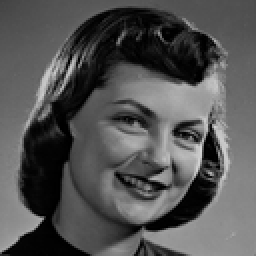
%> input picture Coursework_1/girlface.bmp, 128 x 128 px, shrunk from 512 x 512 before the run (shown 2 times larger)
$ octave --eval "CourseworkROCRegionGrowing;"   (GNU Octave 9; MATLAB toolbox functions it lacks are replaced by stand-ins)
%> lines starting %> are read from the running program, lines starting %| are printed output that depends on the picture; in (x1, y1, x2, y2) boxes, pixels count from 0 and x2, y2 are one past the last pixel; in counts of white or black regions, pixels touching at a corner belong together; the program's own positions count from 1
### Coursework_1/RegionGrowing.m
function RegionGrowingImage = RegionGrowing(Image, Seed, Threshold, NeighbourhoodSize, ShowImage)

[ImageWidth, ImageHeight] = size(Image);

BoundaryQueue = zeros(2, ImageWidth*ImageHeight, 'int32');
BoundaryQueueHead = 1;
BoundaryQueue(:, BoundaryQueueHead) = Seed;

VisitedPixels = zeros(ImageWidth, ImageHeight, 'uint8');
VisitedPixels(Seed) = 1;

while(BoundaryQueueHead ~= 0)
    CurrentPosition = BoundaryQueue(:, BoundaryQueueHead);
    BoundaryQueueHead = BoundaryQueueHead - 1;
    CurrentSample = Image(CurrentPosition(1), CurrentPosition(2));
    ShouldIncludePixel = ShouldInclude(CurrentSample, Threshold);
    if( ShouldIncludePixel == 1 )
        VisitedPixels(CurrentPosition) = 2;
        PixelNeighbourhood = GetPixelNeighbourhood(CurrentPosition(1), CurrentPosition(2), NeighbourhoodSize);
        for NeighbourPixel = 1 : NeighbourhoodSize
            NeighbourPosition = PixelNeighbourhood(NeighbourPixel, :);
            NeighbourXPosition = NeighbourPosition(1);
            NeighbourYPosition = NeighbourPosition(2);
            IsPixelPositionOK = true;
            if(NeighbourXPosition < 1 || NeighbourXPosition > ImageWidth)
                IsPixelPositionOK = false;
            end
            if(NeighbourYPosition < 1 || NeighbourYPosition > ImageHeight)
                IsPixelPositionOK = false;
            end

            if(IsPixelPositionOK == true)
                if(VisitedPixels(NeighbourXPosition, NeighbourYPosition) == 0)
                BoundaryQueueHead = BoundaryQueueHead + 1;
                BoundaryQueue(1, BoundaryQueueHead) = NeighbourXPosition;
                BoundaryQueue(2, BoundaryQueueHead) = NeighbourYPosition;
                VisitedPixels(NeighbourXPosition, NeighbourYPosition) = 1;
                end
            end
        end
    end
end
if (ShowImage == true)
    imshow(VisitedPixels >= 1);
    hold on;
    plot(Seed(1),Seed(2),'r.','MarkerSize',20);
end
RegionGrowingImage = VisitedPixels >= 1;
end

%Gets the pixels neighbourhood.
%Only supports NeighbourhoodSize 4 or 8.
% [22 lines left out: function GetPixelNeighbourhood, not called in this run]

function ShouldIncludePixel = ShouldInclude(ImageSample, Threshold)
ShouldIncludePixel = (ImageSample >= Threshold);
end

### Coursework_1/CourseworkROCRegionGrowing.m
function CourseworkROCRegionGrowing()

GirlfaceImage = imread('girlface.bmp');
%> GirlfaceImage is the input picture: size 128x128 uint8; min 0, max 214, mean 83.6
GirlfaceGroundTruth = imread('girlfaceGT.bmp');
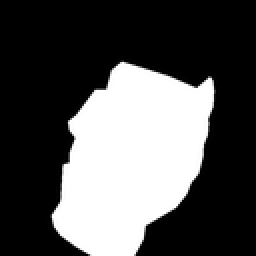
%> input picture Coursework_1/girlfaceGT.bmp, 128 x 128 px, shrunk from 512 x 512 before the run (shown 2 times larger)
%> GirlfaceGroundTruth is the input picture: size 128x128 uint8; min 0, max 255, mean 82.8
GirlfaceGroundTruth = NormaliseGroundTruthImage(GirlfaceGroundTruth);
[ImageWidth, ImageHeight] = size(GirlfaceImage);

MidWidth = int32(ImageWidth/2);
MidHeight = int32(ImageHeight/2);

ROCValues = zeros(2, 256);
TotalPositives = 0;
TotalNegatives = 0;
for ThresholdValue = 0:255
    RegionGrowingImage = RegionGrowing(GirlfaceImage, [MidWidth,MidHeight], ThresholdValue, 8, false);
    RegionGrowingImage = NormaliseGroundTruthImage(RegionGrowingImage);
    TruePositives = 0;
    TrueNegatives = 0;
    FalsePositives = 0;
    FalseNegatives = 0;
    for Column = 1 : ImageWidth
        for Row = 1 : ImageHeight
            ThresholdImageSample = uint8(RegionGrowingImage(Column, Row));
            GirlfaceGroundTruthSample = GirlfaceGroundTruth(Column, Row);

            if(GirlfaceGroundTruthSample == 255 && ThresholdImageSample == 255)
                TruePositives = TruePositives + 1;
            elseif(GirlfaceGroundTruthSample == 0 && ThresholdImageSample == 0)
                TrueNegatives = TrueNegatives + 1;
            elseif(GirlfaceGroundTruthSample == 255 && ThresholdImageSample == 0)
                FalseNegatives = FalseNegatives + 1;
            elseif(GirlfaceGroundTruthSample == 0 && ThresholdImageSample == 255)
                FalsePositives = FalsePositives + 1;
            end
        end
    end
    TotalPositives = (TruePositives + FalseNegatives);
    TotalNegatives = (FalsePositives + TrueNegatives);
    YValue = TruePositives / (TruePositives + FalseNegatives);
    XValue = FalsePositives / (FalsePositives + TrueNegatives);

    if(TruePositives + FalseNegatives == 0)
        YValue = 0;
    elseif(FalsePositives + TrueNegatives == 0)
        XValue = 0;
    end

    ROCValues(1, ThresholdValue+1) = XValue;
    ROCValues(2, ThresholdValue+1) = YValue;
    sprintf('Finished number %i out of %i', ThresholdValue+1, 256)
end
'Desired operating point:'
OperatingPoint = GetOperatingPointGradientForROC(TotalPositives, TotalNegatives, ROCValues)
figure;
subplot(2,2,1);
imshow(GirlfaceImage);
subplot(2,2,2);
imshow(GirlfaceGroundTruth);
subplot(2,2,3);
plot(ROCValues(1,:), ROCValues(2,:));

subplot(2,2,4);
RegionGrowing(GirlfaceImage, [256,256], OperatingPoint, 8, true);
annotation('textbox',get(gca,'Position'),'String', sprintf('DOP \nis:%i.', OperatingPoint));

end


function NormalisedImage = NormaliseGroundTruthImage(GroundTruthImage)
[ImageWidth, ImageHeight] = size(GroundTruthImage);
%> ImageWidth = 128; ImageHeight = 128
NormalisedImage = uint8(GroundTruthImage);
for Column = 1 : ImageWidth
    for Row = 1 : ImageHeight
        if(NormalisedImage(Column, Row) == 0)
            NormalisedImage(Column, Row) = 0;
        elseif(NormalisedImage(Column, Row) == 1)
            NormalisedImage(Column, Row) = 255;
        end
    end
end
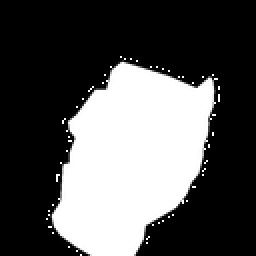
%> NormalisedImage: size 128x128 uint8 (shown 2 times larger); 0.51% of pixels changed, all inside (x1, y1, x2, y2) = (23, 28, 110, 128)
end

function ROCPointIndex = GetOperatingPointGradientForROC(TotalPositive, TotalNegative, ROCData)
ROCPointIndex = 1;

FalsePositiveCost = 1.0;
FalseNegativeCost = 1.0;

GradientToMatch = (TotalNegative / TotalPositive) * (FalsePositiveCost / FalseNegativeCost);

IndexClosestToGradient = -1;
[Dimensions, NumberOfMeasurements] = size(ROCData);

for Measurement = 1 : NumberOfMeasurements-1
    CurrentMeasurement = ROCData(:,Measurement);
    NextMeasurement = ROCData(:, Measurement+1);

    CurrentGradient = (NextMeasurement(2) - CurrentMeasurement(2)) / (NextMeasurement(1) - CurrentMeasurement(1));

    if(IndexClosestToGradient ~= -1)
        CurrentClosestGradientMeasurement = ROCData(:, IndexClosestToGradient);
        NextClosestGradientMeasurement = ROCData(:, IndexClosestToGradient+1);
        CurrentClosestGradient = (NextClosestGradientMeasurement(2) - CurrentClosestGradientMeasurement(2)) / (NextClosestGradientMeasurement(1) - CurrentClosestGradientMeasurement(1));

        if(abs(CurrentGradient - GradientToMatch) < abs(CurrentClosestGradient - GradientToMatch))
            IndexClosestToGradient = Measurement;
        end
    else
        IndexClosestToGradient = Measurement;
    end

end
ROCPointIndex = IndexClosestToGradient;
end
%> (the run ends here)
